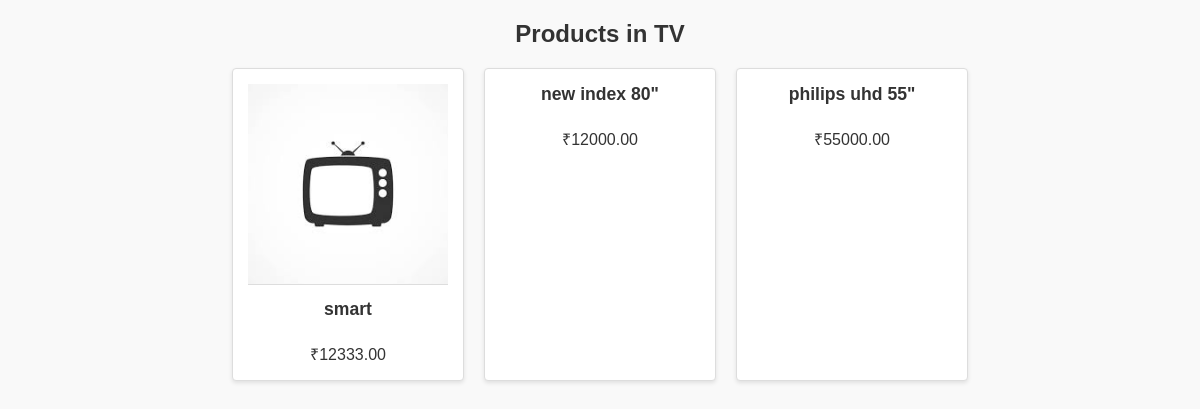
/category/tv/, run on the app's committed database.
### category/models.py (models this page shows, shortened)
class Category(models.Model):
    id = models.UUIDField(primary_key=True, default=uuid.uuid4, editable=False)
    auto_id = models.PositiveIntegerField(db_index=True, unique=True)
    name = models.CharField(max_length=100, unique=True)
    slug = models.SlugField(max_length=120, unique=True, blank=True)
    description = models.TextField(blank=True, null=True)
    image = models.ImageField(upload_to='category_images/', blank=True, null=True)
    parent = models.ForeignKey('self', null=True, blank=True, on_delete=models.SET_NULL, related_name='subcategories')
    is_active = models.BooleanField(default=True)
    created_at = models.DateTimeField(auto_now_add=True)
    updated_at = models.DateTimeField(auto_now=True)
    class Meta:
        verbose_name = "Category"
        verbose_name_plural = "Categories"
        ordering = ['name']
        db_table = 'product_categories'

### product/models.py (models this page shows, shortened)
class Product(models.Model):
    PRODUCT_TYPES = [
        ('TV', 'TV'),
        ('Speaker', 'Speaker'),
        ('Refrigerator', 'Refrigerator'),
        ('AC', 'AC'),
        ('MOBILE', 'MOBILE')
    ]
    id = models.UUIDField(primary_key=True, default=uuid.uuid4, editable=False, unique=True)
    product_type = models.ForeignKey(Product_type, on_delete=models.CASCADE)
    name = models.CharField(max_length=255)
    description = models.TextField()
    price = models.DecimalField(max_digits=10, decimal_places=2)
    brand = models.ForeignKey(Brand, on_delete=models.CASCADE)
    category = models.ForeignKey(Category, on_delete=models.CASCADE)
    cover_image = models.ImageField(upload_to="product_images/", null=True, blank=True)
    stock_quantity = models.PositiveIntegerField(default=0)
    release_date = models.DateField(null=True, blank=True)
    created_at = models.DateTimeField(auto_now_add=True)
    updated_at = models.DateTimeField(auto_now=True)
    dynamic_properties = models.JSONField(
        null=True,
        blank=True,
        help_text=("Store custom fields for each product type. "
                   "For example, a TV may have keys like 'screen_size', 'resolution', etc., "
                   "while a Speaker might have 'speaker_type' or 'connectivity'.")
    )
    class Meta:
        db_table = "products"

### category/views.py (the view)
# urls.py: path("<slug:slug>/", category_detail, name="category_detail"),
def category_detail(request, slug):
    category = get_object_or_404(Category, slug=slug, is_active=True)
    product_instance = Product.objects.filter(category=category)
    context = {
        "category": category,
        "product_list": product_instance,
    }
    return render(request, "category/category_detail.html", context)

### templates/category/category_detail.html (shortened to what this page needs)
<html>
  <head>
  </head>
  <body>
    <h2>Products in {{ category.name }}</h2>
    {% if product_list %}
      <ul class="product-list">
        {% for product in product_list %}
          <li>
            <a href="{% url 'product_detail' product.id %}">
              {% if product.cover_image %}
                <img src="{{ product.cover_image.url }}"
                     alt="{{ product.name }}">
              {% endif %}
              <strong>{{ product.name }}</strong><br>
              ₹{{ product.price }}
            </a>
          </li>
        {% endfor %}
      </ul>
    {% else %}
      <p>No products found in this category</p>
    {% endif %}
  </body>
</html>

### templates/category/category_detail.html (style rules this page uses)
body { font-family: Arial, sans-serif; background-color: #f9f9f9; margin: 0; padding: 20px; color: #333; }
h2 { margin-bottom: 20px; text-align: center; }
.product-list { list-style-type: none; padding: 0; display: flex; flex-wrap: wrap; justify-content: center; gap: 20px; }
.product-list li { background: #fff; border: 1px solid #ddd; border-radius: 4px; padding: 15px; width: 200px; text-align: center; box-shadow: 0 2px 4px rgba(0, 0, 0, 0.1); transition: transform 0.2s, box-shadow 0.2s; }
.product-list img { max-width: 100%; height: auto; border-bottom: 1px solid #ddd; margin-bottom: 10px; }
.product-list strong { display: block; margin-bottom: 5px; font-size: 1.1em; }
a { text-decoration: none; color: inherit; }

### data on the page
Category: name "TV"
Product: cover_image (picture), name "smart", price "12333.00"
Product: name "new index 80\"", price "12000.00"
Product: name "philips uhd 55\"", price "55000.00"
